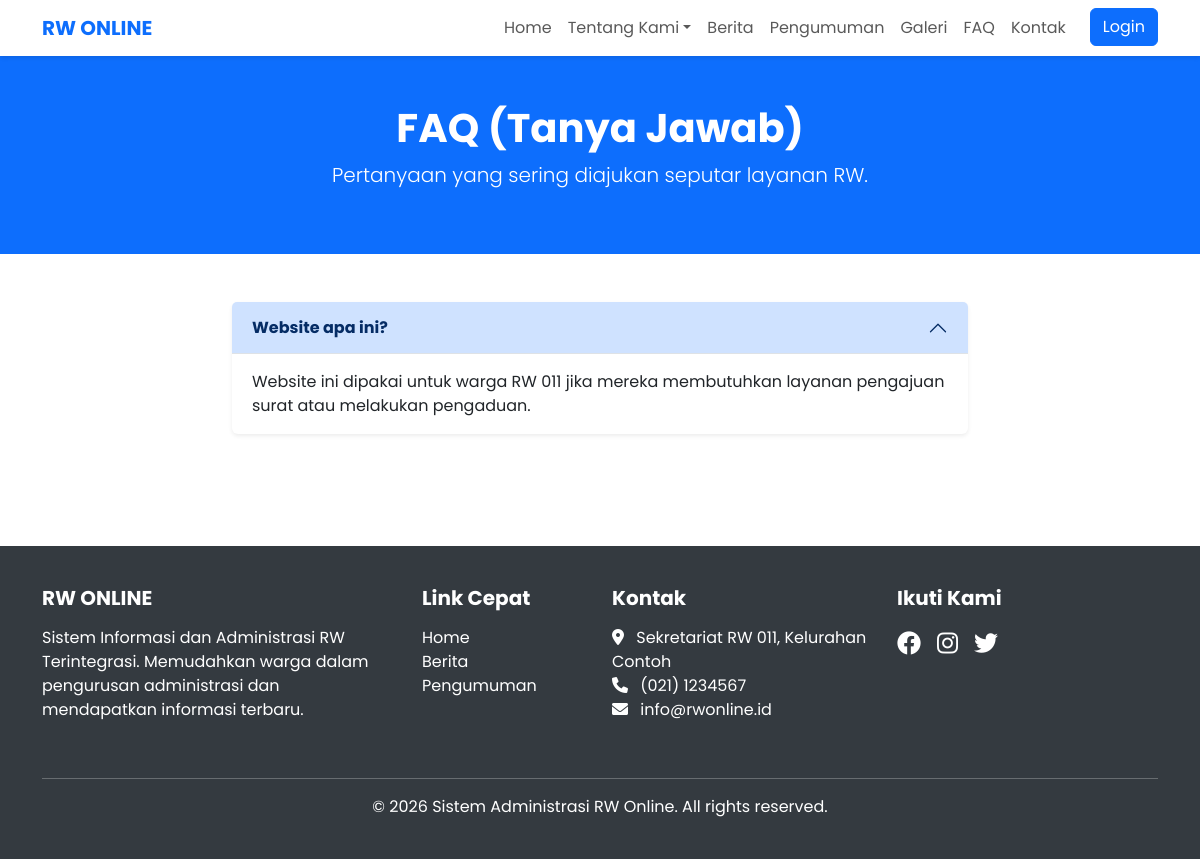
Screenshot of /index.php/landing/faq with the database file from the repository.
### tables this page shows
CREATE TABLE `faq` (
  `id` int NOT NULL,
  `pertanyaan` text NOT NULL,
  `jawaban` text NOT NULL
);

### application/controllers/Landing.php (called while the page is built, shortened)
<?php
class Landing extends CI_Controller {
    public function __construct() {
        $this->load->database();
        $this->load->model('Berita_model');
        $this->load->model('Pengumuman_model');
        $this->load->model('Galeri_model');
        $this->load->model('Faq_model');
    }
    public function faq() {
        $data['title'] = 'FAQ';
        $data['faq'] = $this->Faq_model->get_all();
        $this->load->view('templates/public/header', $data);
        $this->load->view('public/faq', $data);
        $this->load->view('templates/public/footer');
    }
}

### index.php (called while the page is built, shortened)
<?php
require_once BASEPATH.'core/CodeIgniter.php';

### application/models/Faq_model.php (called while the page is built, shortened)
<?php
class Faq_model extends CI_Model {
    public function get_all() {
        return $this->db->get('faq')->result_array();
    }
}

### application/views/public/faq.php (the view, shortened to what this page needs)
<div class="bg-primary text-white py-5">
    <div class="container text-center">
        <h1 class="fw-bold">FAQ (Tanya Jawab)</h1>
        <p class="lead">Pertanyaan yang sering diajukan seputar layanan RW.</p>
    </div>
</div>
<div class="container py-5">
    <div class="row justify-content-center">
        <div class="col-lg-8">
            <div class="accordion" id="accordionFaq">
                <?php $i = 1; foreach($faq as $row): ?>
                <div class="accordion-item mb-3 border-0 shadow-sm">
                    <h2 class="accordion-header">
                        <button class="accordion-button <?= ($i > 1) ? 'collapsed' : ''; ?> fw-bold" type="button" data-bs-toggle="collapse" data-bs-target="#faq<?= $row['id']; ?>">
                            <?= $row['pertanyaan']; ?>
                        </button>
                    </h2>
                    <div id="faq<?= $row['id']; ?>" class="accordion-collapse collapse <?= ($i == 1) ? 'show' : ''; ?>" data-bs-parent="#accordionFaq">
                        <div class="accordion-body">
                            <?= nl2br($row['jawaban']); ?>
                        </div>
                    </div>
                </div>
                <?php $i++; endforeach; ?>
            </div>
        </div>
    </div>
</div>

### application/views/templates/public/header.php (style rules this page uses)
body { font-family: 'Poppins', sans-serif; }

### rows the page displays
faq: pertanyaan "Website apa ini?", jawaban "Website ini dipakai untuk warga RW 011 jika mereka membutuhkan layanan pengajuan surat atau melakukan pengaduan."
